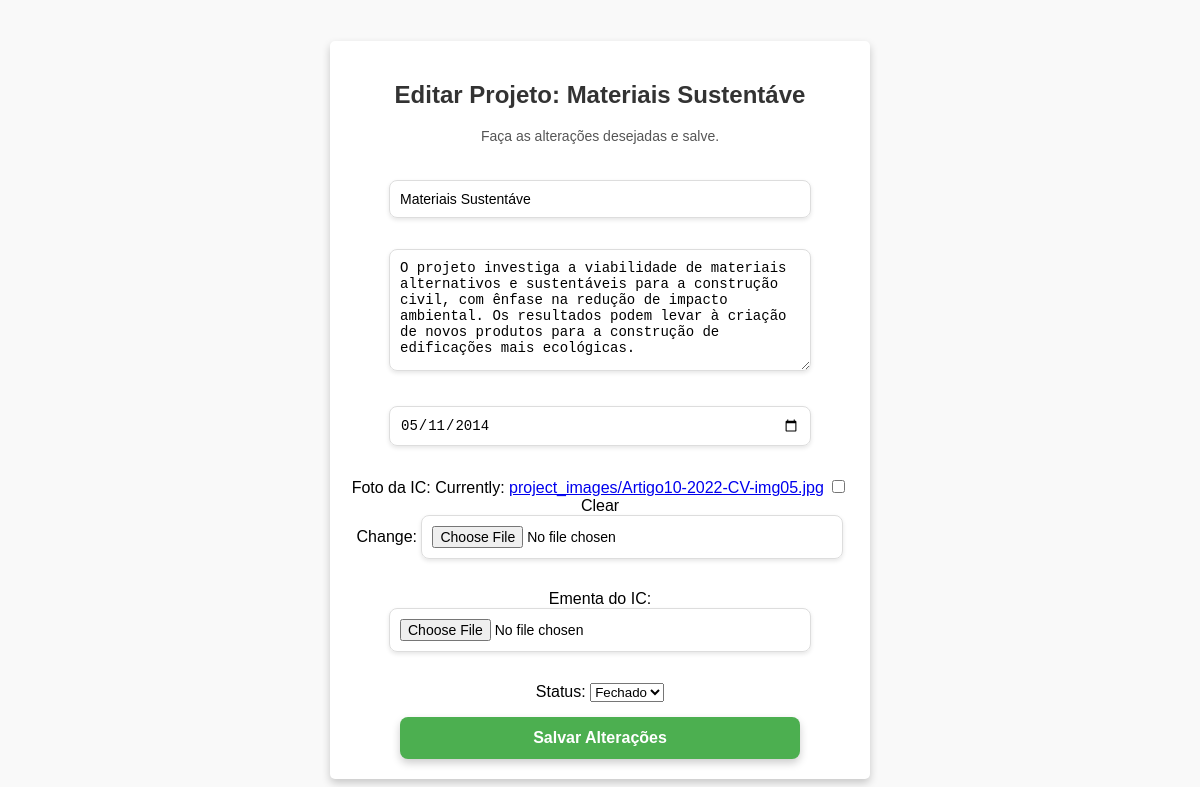
Page /feed/edit_project/28/ (signed in) on the committed database.
### feed/models.py (models this page shows, shortened)
class Project(models.Model):
    OPEN_STATUS = True
    CLOSED_STATUS = False
    STATUS_CHOICES = (
        (OPEN_STATUS, 'Aberto'),
        (CLOSED_STATUS, 'Fechado'),
    )
    title = models.CharField(max_length=100)
    body = models.TextField(max_length=750)
    calendar = models.DateField(null=True, blank=True)
    author = models.ForeignKey(
        Profile,
        limit_choices_to={'role': 'teacher'},
        on_delete=models.CASCADE,
        null=True,
        blank=True,
        related_name='created_projects'
    )
    students = models.ManyToManyField(
        Profile,
        related_name='joined_projects',
        limit_choices_to={'role': 'student'},
        blank=True
    )
    image = models.ImageField(upload_to='project_images/', null=True, blank=True)
    pdf_file = models.FileField(upload_to='project_pdfs/', null=True, blank=True)
    status = models.BooleanField(default=OPEN_STATUS, choices=STATUS_CHOICES)

### feed/views.py (the view)
# urls.py: path('edit_project/<int:project_id>/', views.edit_project, name='edit_project'),
@login_required
def edit_project(request, project_id):
    project = get_object_or_404(Project, id=project_id)
    if project.author.user != request.user:
        raise Http404("Você não tem permissão para editar este projeto.")
    if request.method == 'POST':
        form = ProjectForm(request.POST, request.FILES, instance=project)
        if form.is_valid():
            form.save()
            return redirect('home')
    else:
        form = ProjectForm(instance=project)
    return render(request, 'edit_project.html', {'form': form, 'project': project})

### feed/templates/edit_project.html (shortened to what this page needs)
<!DOCTYPE html>
<html lang="pt-br">
<head>
</head>
<body>
    <main class="main">
        <div class="section-header">
            <h2 class="section-title">Editar Projeto: {{ project.title }}</h2>
            <p class="section-subtitle">Faça as alterações desejadas e salve.</p>
        </div>
        <form method="post" enctype="multipart/form-data">
            {{ form.as_p }}
            <button type="submit" class="submit-btn">Salvar Alterações</button>
        </form>
    </main>
</body>
</html>

### feed/templates/edit_project.html (style rules this page uses)
body { font-family: Arial, sans-serif; margin: 0; background-color: #f9f9f9; display: flex; justify-content: center; align-items: center; min-height: 100vh; flex-direction: column; text-align: center; }
.main { width: 90%; max-width: 500px; background-color: #fff; padding: 20px; border-radius: 5px; box-shadow: 0 4px 8px rgba(0, 0, 0, 0.2); margin-top: 20px; }
.section-header { margin-bottom: 20px; }
.section-title { font-size: 24px; color: #333; }
.section-subtitle { font-size: 14px; color: #555; }
form { display: flex; flex-direction: column; align-items: center; }
form p { width: 100%; margin-bottom: 15px; }
form input[type="text"], form input[type="date"], form input[type="file"], form textarea { width: 100%; max-width: 400px; padding: 10px; border-radius: 8px; border: 1px solid #ddd; font-size: 14px; background-color: rgba(255, 255, 255, 0.9); box-shadow: 0 2px 4px rgba(0, 0, 0, 0.1); }
form textarea { resize: vertical; height: 100px; }
.submit-btn { width: 100%; max-width: 400px; padding: 12px; background-color: #4CAF50; color: white; font-size: 16px; font-weight: bold; border: none; border-radius: 8px; cursor: pointer; box-shadow: 0 4px 8px rgba(0, 0, 0, 0.2); transition: background-color 0.3s ease; }

### rows in the picture
Project: title "Materiais Sustentáve", body "O projeto investiga a viabilidade de materiais alternativos e sustentáveis para a construção civil, com ênfase na redução de impacto ambiental. Os resultados podem levar à criação de novos produtos para a construção de edificações mais ecológicas.", calendar "05/11/2014", status "Fechado"
